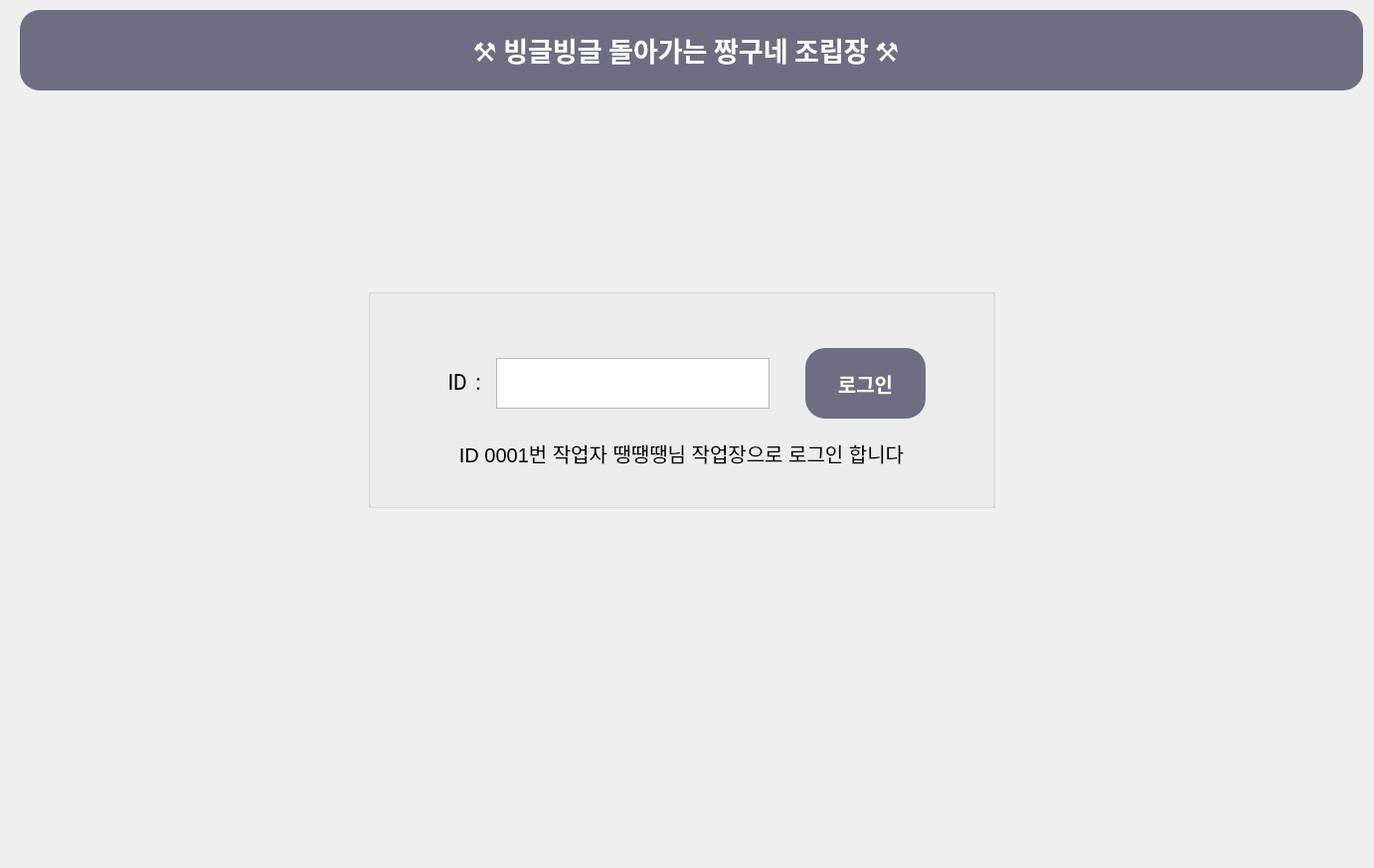
<?xml version="1.0" encoding="UTF-8"?>
<ui version="4.0">
 <class>loginWindow</class>
 <widget class="QDialog" name="loginWindow">
  <property name="geometry">
   <rect>
    <x>0</x>
    <y>0</y>
    <width>1382</width>
    <height>873</height>
   </rect>
  </property>
  <property name="windowTitle">
   <string>Dialog</string>
  </property>
  <property name="styleSheet">
   <string notr="true"/>
  </property>
  <widget class="QGroupBox" name="titleBox">
   <property name="geometry">
    <rect>
     <x>20</x>
     <y>10</y>
     <width>1351</width>
     <height>81</height>
    </rect>
   </property>
   <property name="styleSheet">
    <string notr="true">color:rgb(255,255,255);background-color: rgb(110, 110,130); border-radius: 20px</string>
   </property>
   <property name="title">
    <string/>
   </property>
   <widget class="QLabel" name="titleLabel">
    <property name="geometry">
     <rect>
      <x>370</x>
      <y>20</y>
      <width>600</width>
      <height>40</height>
     </rect>
    </property>
    <property name="maximumSize">
     <size>
      <width>600</width>
      <height>40</height>
     </size>
    </property>
    <property name="font">
     <font>
      <family>Roboto Light</family>
      <pointsize>20</pointsize>
      <weight>75</weight>
      <bold>true</bold>
     </font>
    </property>
    <property name="autoFillBackground">
     <bool>false</bool>
    </property>
    <property name="styleSheet">
     <string notr="true">background-color: rgb(255, 255, 255, 0);</string>
    </property>
    <property name="text">
     <string>⚒️ 빙글빙글 돌아가는 짱구네 조립장 ⚒️</string>
    </property>
    <property name="alignment">
     <set>Qt::AlignCenter</set>
    </property>
   </widget>
  </widget>
  <widget class="QGroupBox" name="groupBox">
   <property name="geometry">
    <rect>
     <x>370</x>
     <y>290</y>
     <width>631</width>
     <height>221</height>
    </rect>
   </property>
   <property name="title">
    <string/>
   </property>
   <widget class="QLabel" name="login">
    <property name="geometry">
     <rect>
      <x>0</x>
      <y>140</y>
      <width>631</width>
      <height>51</height>
     </rect>
    </property>
    <property name="font">
     <font>
      <pointsize>15</pointsize>
      <weight>50</weight>
      <bold>false</bold>
     </font>
    </property>
    <property name="text">
     <string>ID 0001번 작업자 땡땡땡님 작업장으로 로그인 합니다</string>
    </property>
    <property name="alignment">
     <set>Qt::AlignCenter</set>
    </property>
   </widget>
   <widget class="QPushButton" name="loginButton">
    <property name="geometry">
     <rect>
      <x>440</x>
      <y>60</y>
      <width>121</width>
      <height>71</height>
     </rect>
    </property>
    <property name="font">
     <font>
      <pointsize>15</pointsize>
      <weight>75</weight>
      <bold>true</bold>
     </font>
    </property>
    <property name="styleSheet">
     <string notr="true">color:rgb(255,255,255);background-color: rgb(110, 110,130); border-radius: 20px</string>
    </property>
    <property name="text">
     <string>로그인</string>
    </property>
   </widget>
   <widget class="QWidget" name="layoutWidget">
    <property name="geometry">
     <rect>
      <x>80</x>
      <y>70</y>
      <width>324</width>
      <height>51</height>
     </rect>
    </property>
    <layout class="QHBoxLayout" name="horizontalLayout">
     <item>
      <widget class="QLabel" name="ID">
       <property name="maximumSize">
        <size>
         <width>600</width>
         <height>40</height>
        </size>
       </property>
       <property name="font">
        <font>
         <family>Roboto Light</family>
         <pointsize>15</pointsize>
         <weight>75</weight>
         <bold>true</bold>
        </font>
       </property>
       <property name="autoFillBackground">
        <bool>false</bool>
       </property>
       <property name="styleSheet">
        <string notr="true">background-color: rgb(255, 255, 255, 0);</string>
       </property>
       <property name="text">
        <string>ID  :  </string>
       </property>
       <property name="alignment">
        <set>Qt::AlignCenter</set>
       </property>
      </widget>
     </item>
     <item>
      <widget class="QPlainTextEdit" name="IDinput"/>
     </item>
    </layout>
   </widget>
  </widget>
 </widget>
 <resources/>
 <connections/>
</ui>
